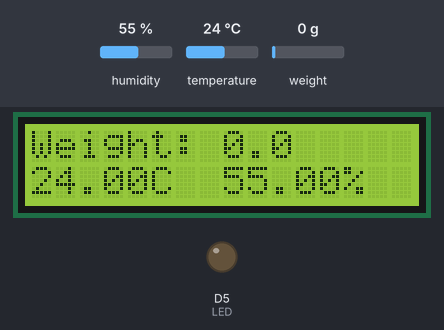
The sketch below on a simulated ESP8266 (NodeMCU). Parts: 16×2 character LCD, output pins drawn as LEDs (lit = HIGH). The inputs (shaded band) are chosen by the test bench; at power-on: temperature 24 °C, weight on the scale 0 g, humidity 55 %. WiFi joins after 1.5 s; servers stay silent unless stated; what the sketch prints to the serial monitor is not drawn.

Above: at 5.9 s.
6.0 s: temperature set to 29.1 °C
At 15.56 s:
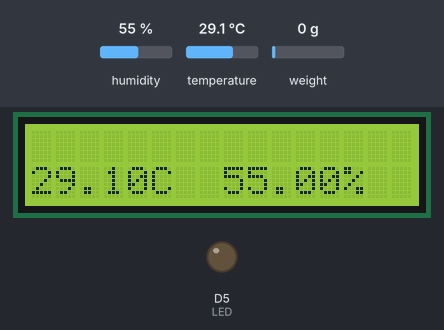
16.8 s: temperature set to 30.5 °C
At 22.4 s:
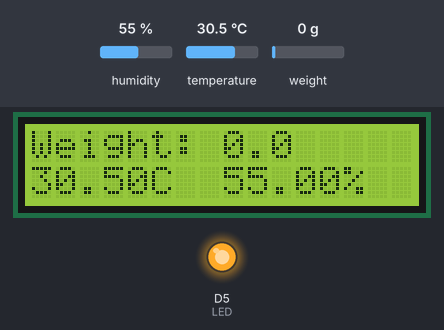
27.6 s: weight on the scale set to 100 g
At 32.8 s:
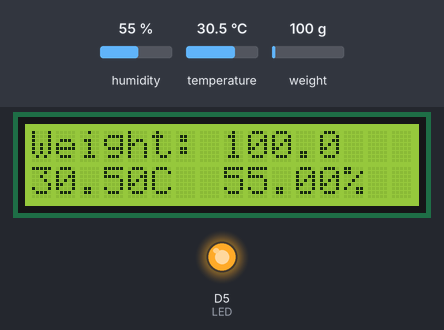
38.3 s: humidity set to 22 %
At 43.3 s:
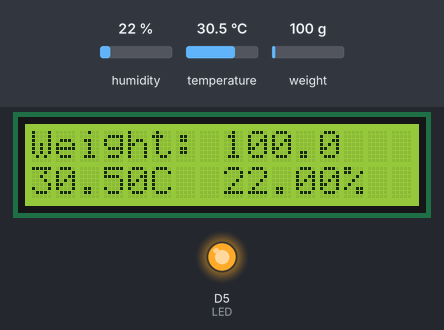
49.0 s: weight on the scale set to 1250 g
At 53.7 s:
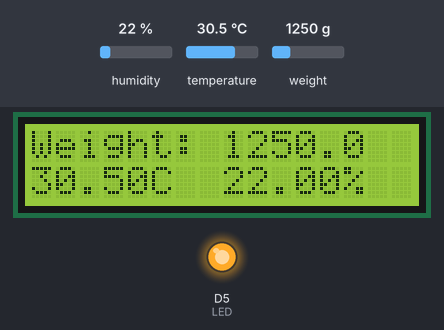
59.7 s: weight on the scale set to 2500 g
At 64.2 s:
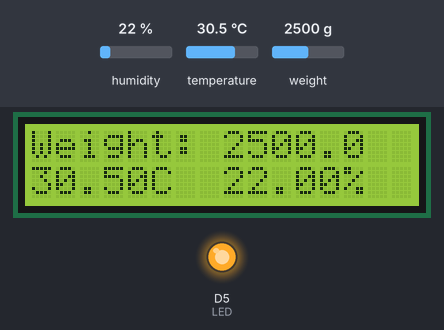
Timing chart, 0 to 65.7 s (numbered marks = the images above; inputs shaded):
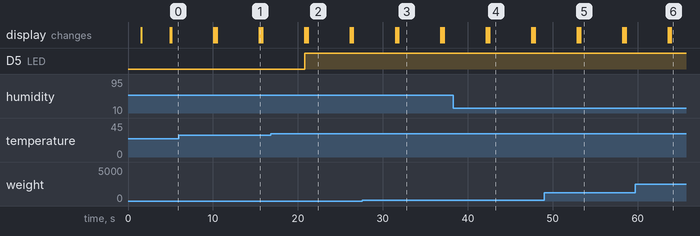

The sketch:

Final_Nodemcu1.ino
```cpp
#include <Arduino.h>
#include "HX711.h"
#include "DHT.h"
#define DHTTYPE DHT22
#include <Wire.h>
#include <LiquidCrystal_I2C.h>
#define LED D5
// Set the LCD address to 0x27 for a 16 chars and 2 line display
#include <ESP8266WiFi.h>
#include <WiFiUdp.h>
WiFiUDP udp;
LiquidCrystal_I2C lcd(0x27, 16, 2);
const int DESIRED_TEMP = 30;
const char* ssid = "HUAWEI Y7 2019";
const char* password = "Visal1234";
const char* udpServerIP = "192.168.43.28";  // Replace with the IP address of the receiving server
const int udpServerPort = 8888;

const int DHTPin = 2;
DHT dht(DHTPin, DHTTYPE);

const int LOADCELL_DOUT_PIN = 12;
const int LOADCELL_SCK_PIN = 13;

HX711 scale;

void setup() {
  Serial.begin(115200);

  WiFi.begin(ssid, password);
  while (WiFi.status() != WL_CONNECTED) {
    delay(500);
    Serial.print(".");
  }
  Serial.println("Connected to WiFi");
  Serial.print("Connected. IP address: ");
  Serial.println(WiFi.localIP());

  // Initialize UDP
  udp.begin(udpServerPort);
  // delay(500);
  dht.begin();

  lcd.begin();

  // Turn on the blacklight and print a message.
  lcd.backlight();
  pinMode(LED, OUTPUT);

  Serial.println("Initializing the scale");

  scale.begin(LOADCELL_DOUT_PIN, LOADCELL_SCK_PIN);

  Serial.println("Before setting up the scale:");
  Serial.print("read: \t\t");
  Serial.println(scale.read());
  Serial.print("get value: \t\t");
  Serial.println(scale.get_value(5));
  Serial.print("get units: \t\t");
  Serial.println(scale.get_units(5), 1);


  scale.set_scale(-440);
  scale.tare();

  Serial.println("After setting up the scale:");

  Serial.print("read: \t\t");
  Serial.println(scale.read());
  Serial.print("get value: \t\t");
  Serial.println(scale.get_value(5));
  Serial.print("get units: \t\t");
  Serial.println(scale.get_units(5), 1);
  Serial.println("Readings:");
}

void loop() {

  float h = dht.readHumidity();
  float t = dht.readTemperature();

  if (isnan(h) || isnan(t)) {
    Serial.println("Failed to read from DHT sensor!");
    return;
  }
  if (t < DESIRED_TEMP) {

    digitalWrite(LED, LOW);

  }
  else {

    digitalWrite(LED, HIGH);

  }

  //Serial.print("Temperature: ");
  Serial.print(t);
  Serial.print(" , ");
  Serial.print(h);
  Serial.print(" ,");

  Serial.print("\t");
  Serial.print(scale.get_units(), 1);
  Serial.println("g");

  String dataToSend = String(t) + "," + String(h) + "," + String(scale.get_units(), 1);

  // Send the data
  udp.beginPacket(udpServerIP, udpServerPort);
  udp.print(dataToSend);
  udp.endPacket();

  lcd.setCursor(0, 0);
  lcd.print("Weight: ");
  lcd.print(scale.get_units(), 1);
  lcd.setCursor(0, 1);
  lcd.print(t);
  lcd.setCursor(5, 1);
  lcd.print("C");
  lcd.setCursor(8, 1);
  lcd.print(h);
  lcd.setCursor(13, 1);
  lcd.print("%");


  scale.power_down();
  delay(5000);
  scale.power_up();
  lcd.setCursor(0, 0);
  lcd.print("                ");
}
```

Measured:
- the behaviour switches between 29.9 and 30 °C on temperature (found by bisection; images 1 and 2)
- after the input at 16.8 s, D5 (LED): LOW → HIGH after 4.0 s
- what the display in image 2 shows lasts 5.1 s, from 21.1 s to 26.2 s
